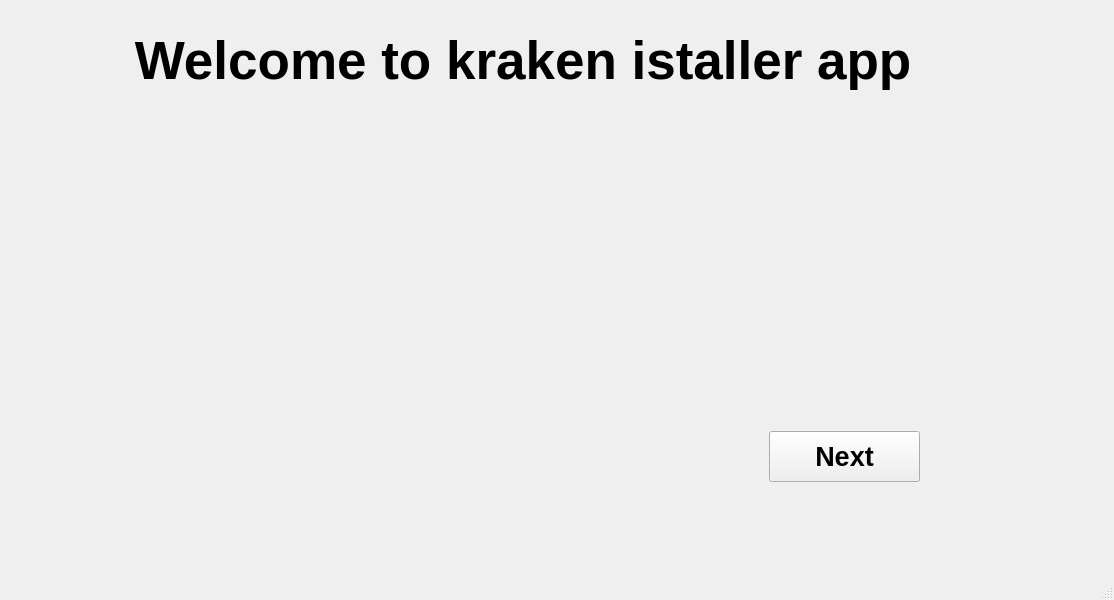
<?xml version="1.0" encoding="UTF-8"?>
<ui version="4.0">
 <class>MainWindow</class>
 <widget class="QMainWindow" name="MainWindow">
  <property name="geometry">
   <rect>
    <x>0</x>
    <y>0</y>
    <width>1114</width>
    <height>600</height>
   </rect>
  </property>
  <property name="windowTitle">
   <string>MainWindow</string>
  </property>
  <widget class="QWidget" name="centralwidget">
   <widget class="QStackedWidget" name="stackedWidget">
    <property name="geometry">
     <rect>
      <x>0</x>
      <y>-10</y>
      <width>1091</width>
      <height>551</height>
     </rect>
    </property>
    <property name="currentIndex">
     <number>0</number>
    </property>
    <widget class="QWidget" name="page">
     <widget class="QLabel" name="label_first">
      <property name="geometry">
       <rect>
        <x>40</x>
        <y>20</y>
        <width>981</width>
        <height>101</height>
       </rect>
      </property>
      <property name="font">
       <font>
        <pointsize>40</pointsize>
        <bold>true</bold>
       </font>
      </property>
      <property name="styleSheet">
       <string notr="true">color:&quot;blue&quot;;</string>
      </property>
      <property name="text">
       <string>Welcome to kraken istaller app </string>
      </property>
      <property name="alignment">
       <set>Qt::AlignmentFlag::AlignCenter</set>
      </property>
      <property name="wordWrap">
       <bool>true</bool>
      </property>
     </widget>
     <widget class="QPushButton" name="bnt1">
      <property name="geometry">
       <rect>
        <x>769</x>
        <y>441</y>
        <width>151</width>
        <height>51</height>
       </rect>
      </property>
      <property name="font">
       <font>
        <pointsize>20</pointsize>
        <bold>true</bold>
       </font>
      </property>
      <property name="text">
       <string>Next</string>
      </property>
     </widget>
    </widget>
    <widget class="QWidget" name="page_2"/>
   </widget>
  </widget>
  <widget class="QMenuBar" name="menubar">
   <property name="geometry">
    <rect>
     <x>0</x>
     <y>0</y>
     <width>1114</width>
     <height>19</height>
    </rect>
   </property>
  </widget>
  <widget class="QStatusBar" name="statusbar"/>
 </widget>
 <resources/>
 <connections/>
</ui>
